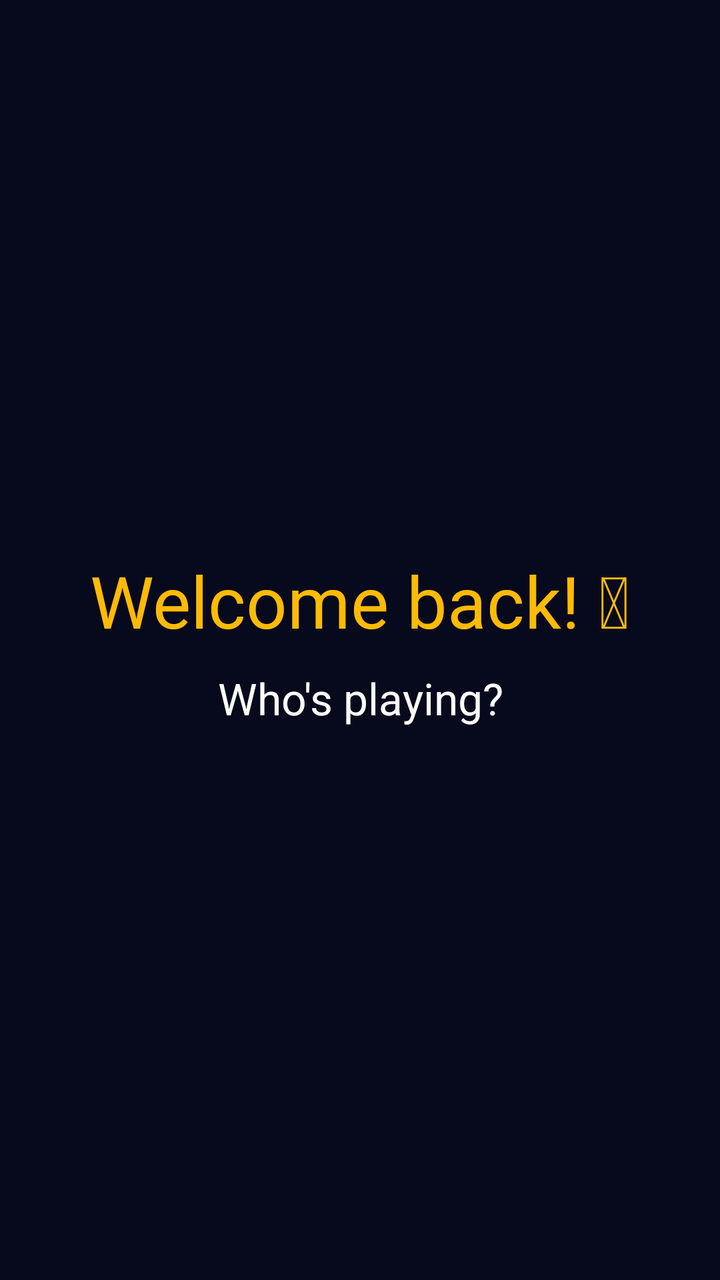
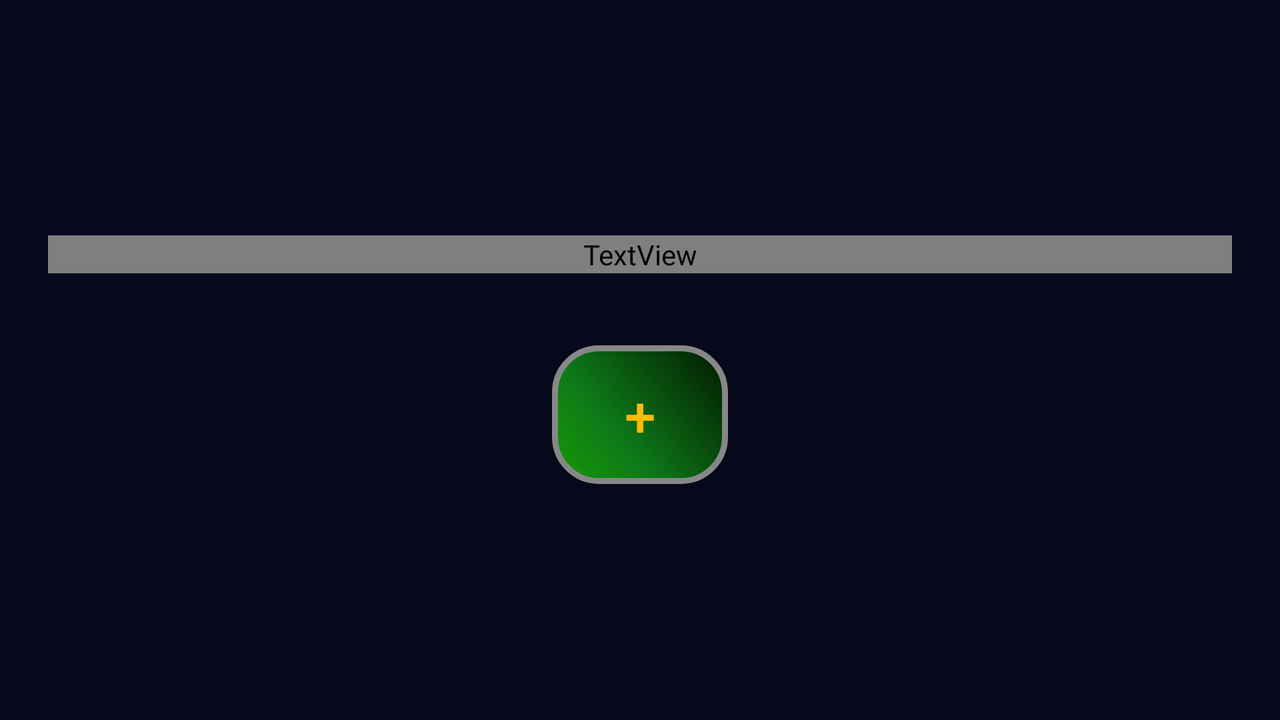

Two renders of one Android screen. The first uses the default layout on a phone; the second uses the alternative layout the repository ships for a different screen configuration, on a matching device. The two XML files are below.
<!-- AndroidManifest.xml: application theme AppTheme -->
<!-- res/layout/username_selection.xml -->
<?xml version="1.0" encoding="utf-8"?>
<LinearLayout xmlns:android="http://schemas.android.com/apk/res/android"
    android:id="@+id/username_selection_root"
    android:layout_width="match_parent"
    android:layout_height="match_parent"
    android:gravity="center"
    android:orientation="vertical"
    android:padding="12sp">

    <TextView
        android:id="@+id/greeting"
        android:layout_width="match_parent"
        android:layout_height="wrap_content"
        android:layout_marginTop="12sp"
        android:gravity="center_horizontal"
        android:text="@string/greeting"
        android:textAlignment="center"
        android:textColor="@color/gold"
        android:textSize="36sp" />

    <TextView
        android:layout_width="match_parent"
        android:layout_height="wrap_content"
        android:layout_marginTop="10dp"
        android:layout_marginBottom="12sp"
        android:gravity="center_horizontal"
        android:text="@string/who_is_playing"
        android:textAlignment="center"
        android:textColor="@color/white"
        android:textSize="22sp" />

    <ListView
        android:id="@+id/username_list"
        android:layout_width="match_parent"
        android:layout_height="wrap_content"
        android:divider="@null"
        android:dividerHeight="0dp" />

</LinearLayout>
<!-- resources referenced by this layout -->
<resources>
  <color name="gold">#FFBB00</color>
  <color name="white">#ffffff</color>
  <string name="greeting">Welcome back! 👋</string>
  <string name="who_is_playing">Who\'s playing?</string>
  <style name="AppTheme" parent="Base.Theme.AppCompat.Light.DarkActionBar">
          <item name="android:windowBackground">@color/black</item>
      </style>
  <color name="black">#07091C</color>
</resources>
<!-- res/layout-land/username_selection.xml (the repository's variant of the layout above) -->
<!-- drawn on the phone turned sideways -->
<?xml version="1.0" encoding="utf-8"?>
<LinearLayout xmlns:android="http://schemas.android.com/apk/res/android"
    android:layout_width="match_parent"
    android:layout_height="match_parent"
    android:background="@color/black"
    android:gravity="center"
    android:orientation="vertical"
    android:padding="12sp">

    <TextView
        android:id="@+id/greeting"
        android:layout_width="match_parent"
        android:layout_height="wrap_content"
        android:layout_margin="12sp"
        android:text="@string/greeting"
        android:textAlignment="center"
        android:textColor="@color/title"
        android:textSize="36sp" />

    <ListView
        android:id="@+id/username_list"
        android:layout_width="match_parent"
        android:layout_height="wrap_content"
        android:divider="@null"
        android:dividerHeight="0dp" />

    <Button
        android:id="@+id/username_creation_button"
        android:layout_width="wrap_content"
        android:layout_height="wrap_content"
        android:layout_marginTop="24sp"
        android:layout_marginBottom="12sp"
        android:background="@drawable/button"
        android:onClick="showUsernameCreationScreen"
        android:text="@string/add"
        android:textColor="@color/gold"
        android:textSize="28sp" />

</LinearLayout>
<!-- resources referenced by the variant -->
<!-- as the phone turned sideways resolves them -->
<resources>
  <color name="black">#07091C</color>
  <color name="gold">#FFBB00</color>
  <!-- drawable button (drawable) -->
  <?xml version="1.0" encoding="utf-8"?>
  <shape xmlns:android="http://schemas.android.com/apk/res/android" android:shape="rectangle" >
      <corners android:radius="22dp"/>
      <gradient
          android:angle="45"
          android:centerX="35%"
          android:centerColor="#0E7A19"
          android:startColor="#179805"
          android:endColor="#021900"
          android:type="linear"/>
      <padding
          android:left="32sp"
          android:top="16sp"
          android:right="32sp"
          android:bottom="16sp"/>
      <stroke
          android:width="3dp"
          android:color="#878787"/>
  </shape>
  <string name="add">+</string>
  <string name="greeting">Welcome back! 👋</string>
  <style name="AppTheme" parent="Base.Theme.AppCompat.Light.DarkActionBar">
          <item name="android:windowBackground">@color/black</item>
      </style>
</resources>
